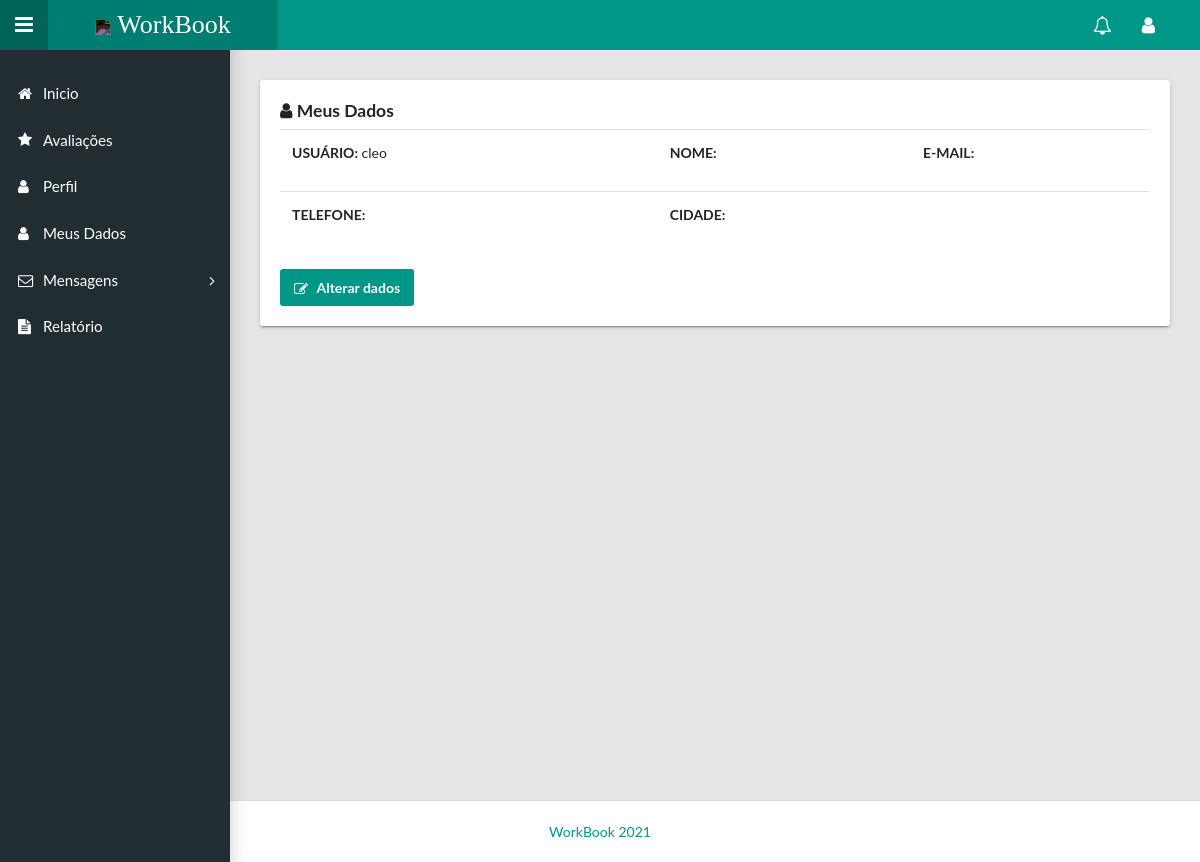
The app's page /usuario/detalhesusuario/13 (signed in), older data.
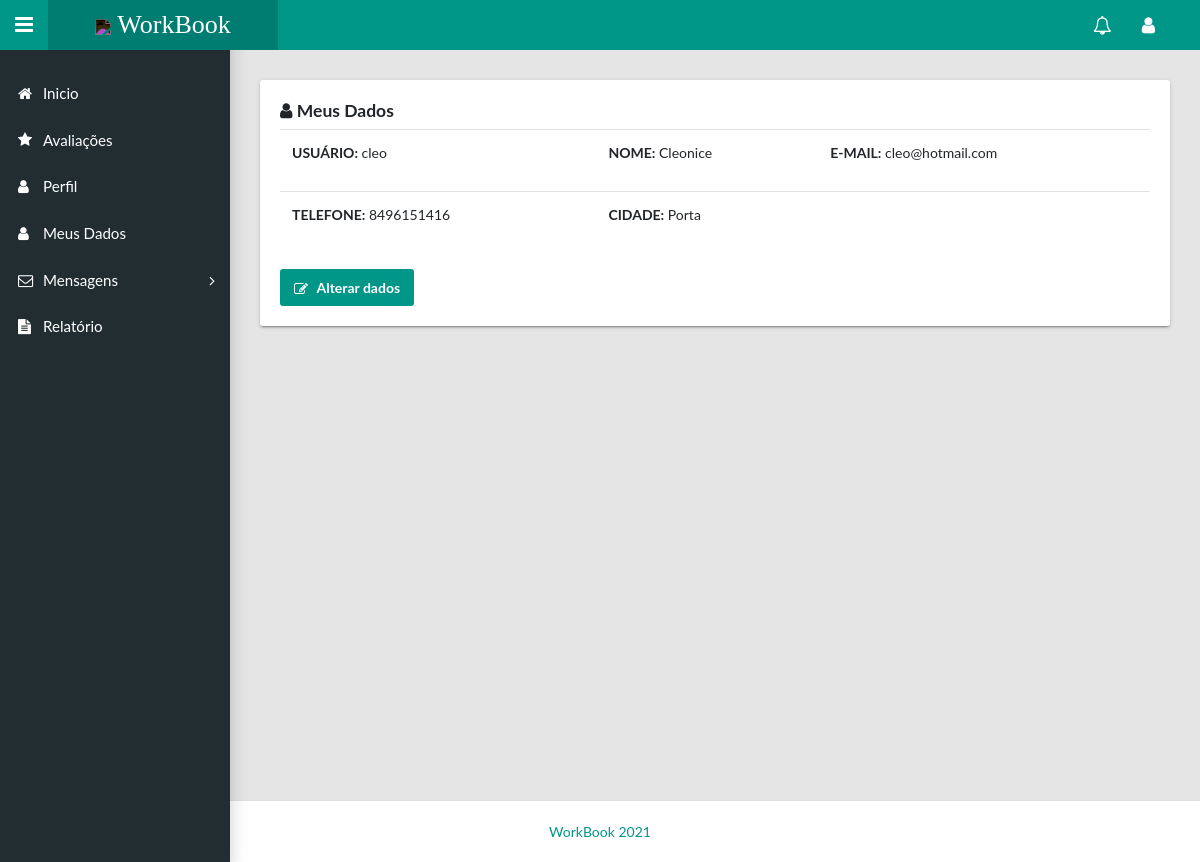
The same page, newer data.
### usuario/models.py (models this page shows, shortened)
class Usuario(AbstractUser):
    nome = models.CharField('nome', max_length=250)
    email = models.EmailField()
    senha = models.CharField('senha', max_length=250)
    cidade = models.CharField('cidade', max_length=250)
    estado = models.CharField('estado', max_length=250)
    telefone = models.CharField('Telefone', max_length=20)
    perfil = models.OneToOneField(Perfil, on_delete=models.CASCADE, null=True, blank=True)
    is_staff = models.BooleanField(default=1)
    is_superuser = models.BooleanField(default=1)
    is_active = models.BooleanField(default=True)
    LOAN_STATUS = (
        ('profissional', 'Profissional'),
        ('cliente', 'Cliente'),
    )
    status = models.CharField(max_length=15, choices=LOAN_STATUS, blank=True)
    class Meta:
        db_table = 'usuario'

### usuario/views.py (the view)
# urls.py: path('detalhesusuario/<int:id>', views.detalhesusuario, name="detalhesusuario"),
@login_required(login_url='usuario:submit_login')
def detalhesusuario(request,id):
    data = {}
    usuario = Usuario.objects.get(id=id)
    form = FormDadosUsu(request.POST or None, instance=usuario)
    if form.is_valid():
        form.save()
        return redirect('disciplina:listar')
    data['form'] = form
    data['usuario'] = usuario
    return render(request, 'detalhesusuario.html', data)

### usuario/templates/detalhesusuario.html
{% extends 'model-page.html' %}
{% block content %}
{% load crispy_forms_tags %}
<main class="app-content">
    <div class="row">
        <div class="col-md-12">
            <div class="tile">
                <h5><i class="fa fa-user"></i> Meus Dados</h5>
                <div class="row">
                    <div class="col-lg-12">
                        <table class="table table-hover">
                            <tbody>
                            <tr>
                                <td>
                                    <p><b class="text-uppercase">Usuário:</b> {{usuario.username}}</p>
                                </td>
                                <td>
                                    <p><b class="text-uppercase">Nome:</b> {{usuario.first_name}}</p>
                                </td>
                                <td>
                                    <p><b class="text-uppercase">E-mail:</b> {{usuario.email}}</p>
                                </td>
                            </tr>
                            <tr>
                                <td>
                                    <p><b class="text-uppercase">Telefone:</b> {{usuario.telefone}}</p>
                                </td>
                                <td>
                                    <p><b class="text-uppercase">Cidade:</b> {{usuario.cidade}}</p>
                                </td>
                                <td></td>
                            </tr>
                            </tbody>
                        </table>
                        <div class="row col">
                            <a class="btn btn-primary block" href="{% url 'usuario:alterarUsuario' request.user.id %}"><em
                                    class="fa fa-pencil-square-o">&nbsp;</em>Alterar dados</a>
                        </div>
                    </div>
                </div>
            </div>
        </div>
    </div>
</main>
{% endblock %}

### templates/model-page.html (shortened to what this page needs)
<!DOCTYPE html>
<html lang="en">
<head>
    {% include "model-header.html" %}
</head>
<body>
{% block content %} {% endblock %}
{% include "model-footer.html" %}
</body>
</html>

### templates/model-header.html (shortened to what this page needs)
{% load static %}
{% load permission_tags %}
<html lang="en">
<head>
    <link rel="stylesheet" type="text/css" href="{% static 'css/main.css'%}">
    <link rel="stylesheet" type="text/css" href="{% static 'css/style.css'%}">
    <link rel="stylesheet" type="text/css"
          href="https://maxcdn.bootstrapcdn.com/font-awesome/4.7.0/css/font-awesome.min.css">
</head>
<body class="app sidebar-mini">
<header class="app-header"><a class="app-sidebar__toggle" href="#" data-toggle="sidebar"
                              aria-label="Hide Sidebar"></a><a class="app-header__logo"
                                                               href="{% url 'usuario:index' %}">
    <img  style=" filter: invert(100%)" height="50" src="{% static 'images/estacao-de-servico.svg' %}"> WorkBook</a>
    <ul class="app-nav">
        <li class="dropdown"><a class="app-nav__item" href="#" data-toggle="dropdown" aria-label="Show notifications"><i
                class="fa fa-bell-o fa-lg"></i></a>
        </li>
        <li class="dropdown"><a class="app-nav__item" href="#" data-toggle="dropdown" aria-label="Open Profile Menu"><i
                class="fa fa-user fa-lg"></i></a>
        </li>
    </ul>
</header>
<aside class="app-sidebar">
    <ul class="app-menu">
        <li><a class="app-menu__item" href="{% url 'usuario:index' %}"><i class="app-menu__icon fa fa-home"></i><span
                class="app-menu__label">Inicio</span></a></li>
        {% if request.user.perfil_id %}
        <li><a class="app-menu__item" href="{% url 'avaliacao:listAvaliacao' %}"><i
                class="app-menu__icon fa fa-star"></i><span
                class="app-menu__label">Avaliações</span></a></li>
        {% endif %}
        {% if request.user.perfil_id %}
        <li><a class="app-menu__item" href="{% url 'usuario:Profissional' request.user.id%}"><i class="app-menu__icon fa fa-user"></i><span
                class="app-menu__label">Perfil</span></a></li>
        {% endif %}
        <li><a class="app-menu__item" href="{% url 'usuario:detalhesusuario' request.user.id%}"><i class="app-menu__icon fa fa-user"></i><span
                class="app-menu__label">Meus Dados</span></a></li>
        <li class="treeview"><a class="app-menu__item" href="#" data-toggle="treeview"><i
                class="app-menu__icon fa fa-envelope-o">
        </i><span class="app-menu__label"> Mensagens</span><i class="treeview-indicator fa fa-angle-right"></i></a>
        </li>
        {% if request.user.perfil_id %}
        <li><a class="app-menu__item" href="{% url 'gerar_relatorio' %}"><i
                class="app-menu__icon fa fa-file-text"></i><span
                class="app-menu__label">Relatório</span></a></li>
        {% endif %}
    </ul>
</aside>
</body>
</html>

### templates/model-footer.html (shortened to what this page needs)
{% load static %}
<footer class="landing-footer"><b></b><a href="#" target="_blank" rel="noopener">WorkBook 2021</a></footer>

Row changes from the older to the newer data that the page shows:
changed Usuario "cleo": first_name (not shown) → "Cleonice"; email (not shown) → "cleo@hotmail.com"; telefone (not shown) → "8496151416"; cidade (not shown) → "Porta"
